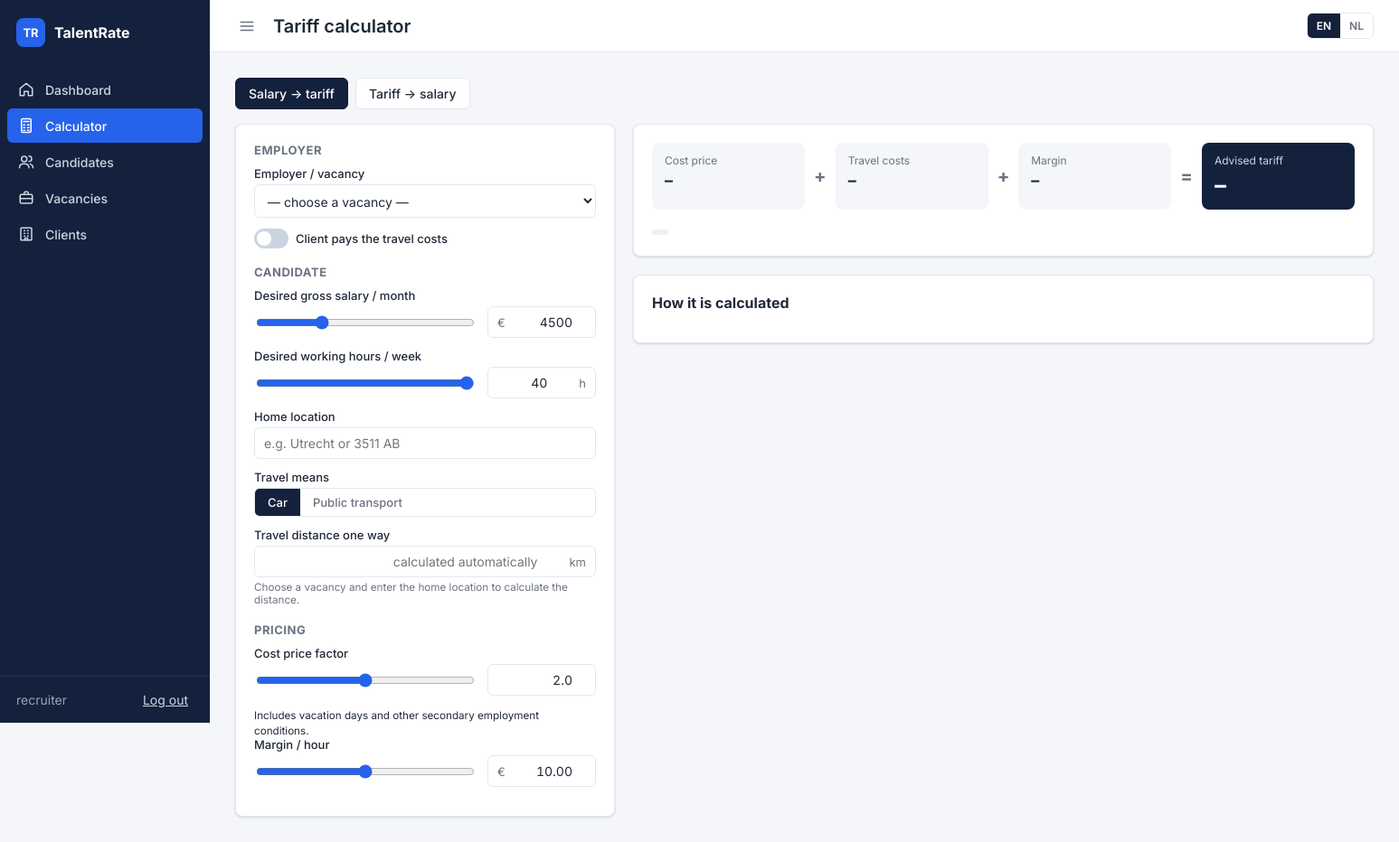
The app's page /calculator/?candidate=60 (signed in), older data.
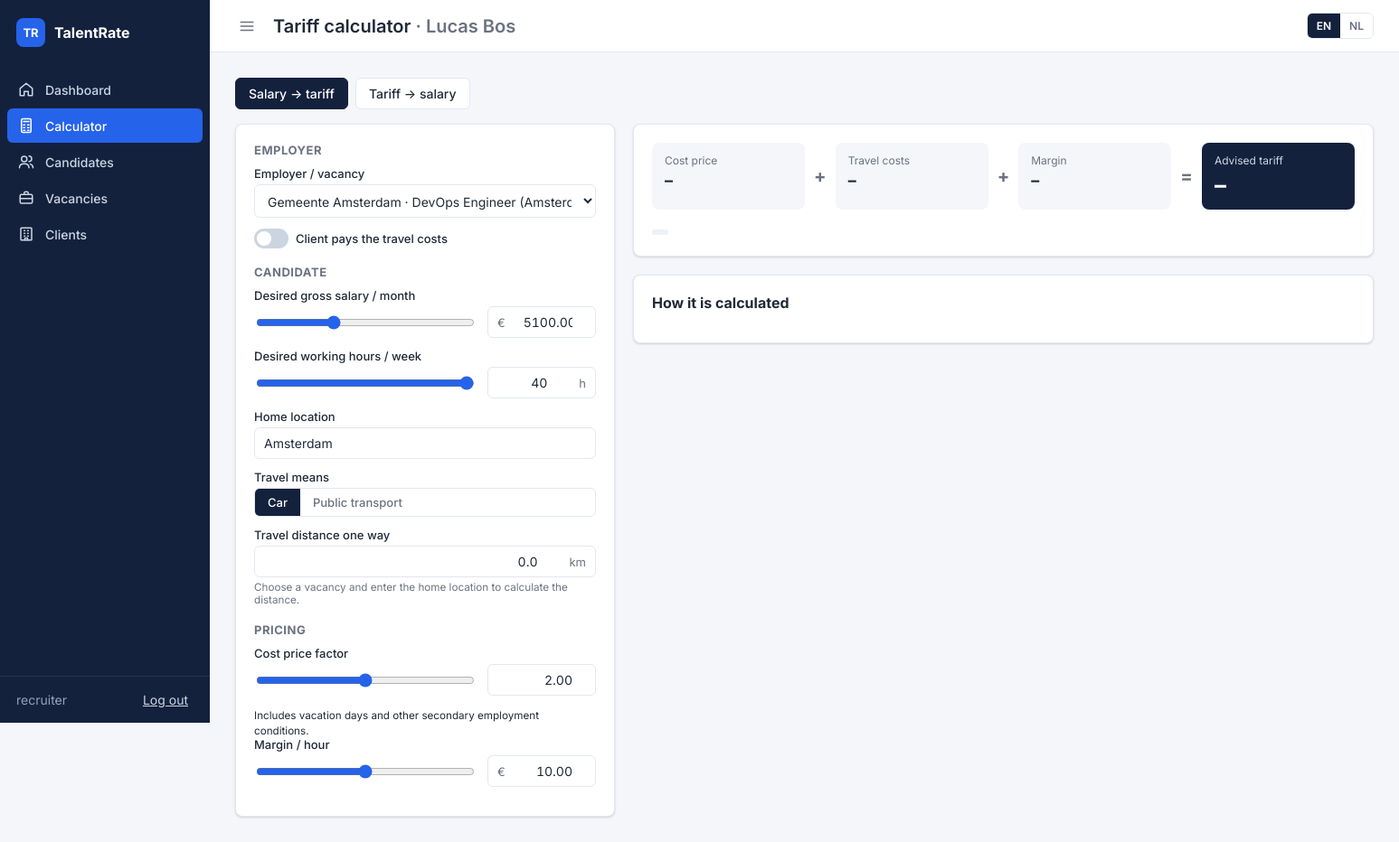
The same page, newer data.
### candidates/models.py (models this page shows, shortened)
class Candidate(models.Model):
    class Status(models.TextChoices):
        INTAKE = "intake", _("Intake")
        AVAILABLE = "available", _("Available")
        PROPOSED = "proposed", _("Proposed")
        PLACED = "placed", _("Placed")
        INACTIVE = "inactive", _("Inactive")
    class Transport(models.TextChoices):
        CAR = "car", _("Car")
        OV = "ov", _("Public transport")
    first_name = models.CharField(_("first name"), max_length=100)
    last_name = models.CharField(_("last name"), max_length=100)
    email = models.EmailField(_("email"), blank=True)
    phone = models.CharField(_("phone"), max_length=30, blank=True)
    city = models.CharField(_("home location"), max_length=150, blank=True,
                            help_text=_("City, postcode or address, used to calculate travel distance"))
    desired_role = models.CharField(_("desired role"), max_length=150, blank=True)
    status = models.CharField(_("status"), max_length=20, choices=Status.choices, default=Status.INTAKE)
    expected_salary_month = models.DecimalField(_("desired gross salary / month (€)"), max_digits=8, decimal_places=2)
    hours_per_week = models.PositiveSmallIntegerField(
        _("desired hours per week"), default=40, validators=[MinValueValidator(1), MaxValueValidator(60)]
    )
    travel_distance_km = models.DecimalField(
        _("travel distance one way (km)"), max_digits=6, decimal_places=1, null=True, blank=True,
        help_text=_("Calculated automatically from the home location and the vacancy location"),
    )
    transport_type = models.CharField(_("travel means"), max_length=10, choices=Transport.choices, default=Transport.CAR)
    remote_days_per_week = models.PositiveSmallIntegerField(
        _("remote days / week"), default=0, validators=[MaxValueValidator(5)],
        help_text=_("Used for matching only"),
    )
    cost_factor = models.DecimalField(_("cost price factor"), max_digits=4, decimal_places=2, default=Decimal("2.00"))
    margin_per_hour = models.DecimalField(
        _("margin / hour (€)"), max_digits=6, decimal_places=2, default=Decimal("10.00"),
        validators=[MinValueValidator(Decimal("5")), MaxValueValidator(Decimal("15"))],
    )
    proposed_rate = models.DecimalField(
        _("proposed tariff / hour (€)"), max_digits=7, decimal_places=2, null=True, blank=True,
        help_text=_("Leave empty to use the advised tariff."),
    )
    vacancy = models.ForeignKey(
        "clients.Vacancy", on_delete=models.SET_NULL, null=True, blank=True,
        related_name="candidates", verbose_name=_("vacancy"),
    )
    notes = models.TextField(_("notes"), blank=True)
    created_at = models.DateTimeField(auto_now_add=True)
    updated_at = models.DateTimeField(auto_now=True)
    PRICING_FIELD_MAP = {
        "salary_month": "expected_salary_month",
        "hours_per_week": "hours_per_week",
        "cost_factor": "cost_factor",
        "margin": "margin_per_hour",
        "travel_distance_km": "travel_distance_km",
        "transport_type": "transport_type",
    }
    class Meta:
        ordering = ["-created_at"]
        verbose_name = _("candidate")
        verbose_name_plural = _("candidates")
    @property
    def full_name(self):
        return f"{self.first_name} {self.last_name}".strip()

### pricing/views.py (the view)
# urls.py: path("calculator/", views.calculator, name="calculator"),
def calculator(request):
    vacancies = Vacancy.objects.filter(is_open=True).select_related("client")
    initial = _initial_from_candidate(request.GET.get("candidate")) if request.GET.get("candidate") else {}
    i18n = {
        "status": {
            "ok": _("Within the client's budget"),
            "too_low": _("More than 10% below the client's maximum: too cheap?"),
            "over": _("Over the client's budget"),
            "unknown": _("Choose a vacancy to compare with the client's budget"),
        },
        "room": _("Room: %(amount)s / hour"),
        "distance_loading": _("Calculating distance…"),
        "distance_route": _("Route distance from %(from)s to %(to)s."),
        "distance_estimate": _("Estimated distance (route service unavailable)."),
        "distance_failed": _("Location not found: enter the distance yourself."),
        "distance_needed": _("Choose a vacancy and enter the home location to calculate the distance."),
        "paid_by_client": _("paid by client"),
        "unknown": _("unknown"),
    }
    return render(request, "pricing/calculator.html", {"vacancies": vacancies, "C": C, "i18n": i18n, "initial": initial})

### clients/models.py (called while the page is built)
    @property
    def location(self):
        return ", ".join(part for part in (self.address, self.city or self.client.city) if part)

### core/context_processors.py (called while the page is built)
def navigation(request):
    match = getattr(request, "resolver_match", None)
    current = match.view_name if match else ""
    return {
        "nav_items": [
            {"url_name": url_name, "label": label, "icon": icon, "active": current.startswith(prefix)}
            for url_name, label, icon, prefix in NAV_ITEMS
        ]
    }

### pricing/views.py (called while the page is built)
def _initial_from_candidate(candidate_id):
    candidate = Candidate.objects.select_related("vacancy").filter(pk=candidate_id).first()
    if not candidate:
        return {}
    return {
        "candidate": candidate,
        "vacancy_id": candidate.vacancy_id,
        "client_pays_travel": bool(candidate.vacancy and candidate.vacancy.client_pays_travel),
        "salary_month": candidate.expected_salary_month,
        "hours_per_week": candidate.hours_per_week,
        "home_location": candidate.city,
        "transport_type": candidate.transport_type,
        "travel_distance_km": candidate.travel_distance_km,
        "cost_factor": candidate.cost_factor,
        "margin": candidate.margin_per_hour,
    }

### pricing/templates/pricing/calculator.html (shortened to what this page needs)
{% extends "core/base.html" %}
{% load i18n static l10n %}
{% block heading %}{% trans "Tariff calculator" %}{% if initial.candidate %} <span class="muted">· {{ initial.candidate.full_name }}</span>{% endif %}{% endblock %}
{% block content %}
<div class="tabs" role="tablist">
    <button class="btn btn-secondary active" data-tab="forward">{% trans "Salary → tariff" %}</button>
    <button class="btn btn-secondary" data-tab="reverse">{% trans "Tariff → salary" %}</button>
</div>
<section class="calc-layout" data-panel="forward">
    <form class="card calc-form" id="forward-form" data-endpoint="{% url 'pricing:calculate' %}" data-distance-endpoint="{% url 'pricing:distance' %}" autocomplete="off">
        <h2>{% trans "Employer" %}</h2>
        <div class="field">
            <label for="id_vacancy">{% trans "Employer / vacancy" %}</label>
            <select name="vacancy_id" id="id_vacancy">
                <option value="">{% trans "— choose a vacancy —" %}</option>
                {% for v in vacancies %}
                    <option value="{{ v.pk }}"{% if v.pk == initial.vacancy_id %} selected{% endif %} data-location="{{ v.location }}" data-pays-travel="{{ v.client_pays_travel|yesno:'1,0' }}">
                        {{ v.client.name }} · {{ v.title }} ({{ v.location }}, max €{{ v.max_rate_per_hour }})
                    </option>
                {% endfor %}
            </select>
        </div>
        <div class="field field-check">
            <label for="id_client_pays_travel">{% trans "Client pays the travel costs" %}</label>
            <label class="switch"><input type="checkbox" id="id_client_pays_travel" name="client_pays_travel"{% if initial.client_pays_travel %} checked{% endif %}><span></span></label>
        </div>
        <h2>{% trans "Candidate" %}</h2>
        {% include "pricing/_slider.html" with name="salary_month" label=_("Desired gross salary / month") min=1500 max=12000 hard_max=50000 step=50 value=initial.salary_month|default:4500 unit_before="€" %}
        {% include "pricing/_slider.html" with name="hours_per_week" label=_("Desired working hours / week") min=8 max=40 hard_max=60 step=1 value=initial.hours_per_week|default:40 unit_after="h" %}
        <div class="field">
            <label for="id_home">{% trans "Home location" %}</label>
            <input type="text" id="id_home" name="home_location" value="{{ initial.home_location|default:'' }}" placeholder="{% trans 'e.g. Utrecht or 3511 AB' %}">
        </div>
        <div class="field">
            <label>{% trans "Travel means" %}</label>
            <div class="segmented">
                <label><input type="radio" name="transport_type" value="car"{% if initial.transport_type != "ov" %} checked{% endif %}><span>{% trans "Car" %}</span></label>
                <label><input type="radio" name="transport_type" value="ov"{% if initial.transport_type == "ov" %} checked{% endif %}><span>{% trans "Public transport" %}</span></label>
            </div>
        </div>
        <div class="field">
            <label for="id_travel_distance_km">{% trans "Travel distance one way" %}</label>
            <div class="number-input">
                <input type="number" id="id_travel_distance_km" name="travel_distance_km" value="{{ initial.travel_distance_km|default_if_none:''|unlocalize }}" min="0" step="0.1" placeholder="{% trans 'calculated automatically' %}">
                <span class="unit">km</span>
            </div>
            <small class="help" id="distance-status">{% trans "Choose a vacancy and enter the home location to calculate the distance." %}</small>
        </div>
        <h2>{% trans "Pricing" %}</h2>
        {% include "pricing/_slider.html" with name="cost_factor" label=_("Cost price factor") min=1.5 max=2.5 hard_max=5 step=0.05 value=initial.cost_factor|default:"2.0" %}
        <small class="help">{% trans "Includes vacation days and other secondary employment conditions." %}</small>
        {% include "pricing/_slider.html" with name="margin" label=_("Margin / hour") min=C.MIN_MARGIN max=C.MAX_MARGIN hard_max=C.MAX_MARGIN step=0.5 value=initial.margin|default:C.DEFAULT_MARGIN unit_before="€" %}
    </form>
    <div class="calc-result">
        <div class="card">
            <div class="summary-grid">
                <div class="summary-item"><span>{% trans "Cost price" %}</span><strong id="sum-cost">–</strong></div>
                <div class="summary-op">+</div>
                <div class="summary-item"><span>{% trans "Travel costs" %}</span><strong id="sum-travel">–</strong></div>
                <div class="summary-op">+</div>
                <div class="summary-item"><span>{% trans "Margin" %}</span><strong id="sum-margin">–</strong></div>
                <div class="summary-op">=</div>
                <div class="summary-item summary-total"><span>{% trans "Advised tariff" %}</span><strong id="sum-tariff">–</strong></div>
            </div>
            <p class="budget-line"><span class="badge" id="budget-badge"></span> </p>
        </div>
        <div class="card">
            <h2>{% trans "How it is calculated" %}</h2>
        </div>
    </div>
</section>
{% endblock %}

### core/templates/core/base.html (shortened to what this page needs)
{% load static i18n %}<!DOCTYPE html>
{% get_current_language as LANGUAGE_CODE %}
<html lang="{{ LANGUAGE_CODE }}">
<head>
    <link rel="stylesheet" href="https://cdn.datatables.net/2.3.4/css/dataTables.dataTables.css">
    <link rel="stylesheet" href="https://cdn.datatables.net/buttons/3.2.5/css/buttons.dataTables.css">
    <link rel="stylesheet" href="{% static 'core/css/app.css' %}">
</head>
<body>
<div class="app">
    <aside class="sidebar" id="sidebar">
        <a class="brand" href="{% url 'core:dashboard' %}">
            <span class="brand-mark">TR</span>
            <span class="brand-name">TalentRate</span>
        </a>
        <nav class="nav">
            {% for item in nav_items %}
                <a href="{% url item.url_name %}" class="nav-item{% if item.active %} active{% endif %}">
                    {% include "core/_icon.html" with name=item.icon %}
                    <span>{{ item.label }}</span>
                </a>
            {% endfor %}
        </nav>
        <div class="sidebar-footer">
            <span class="muted">{{ request.user.get_username }}</span>
            <form method="post" action="{% url 'logout' %}">
                <button type="submit" class="link-button">{% trans "Log out" %}</button>
            </form>
        </div>
    </aside>
    <div class="main">
        <header class="topbar">
            <button class="icon-button" id="sidebar-toggle" aria-label="{% trans 'Toggle menu' %}">
                {% include "core/_icon.html" with name="menu" %}
            </button>
            <h1 class="page-title">{% block heading %}{% endblock %}</h1>
            <div class="topbar-actions">
                <form action="{% url 'set_language' %}" method="post" class="lang-switch">
                    {% get_available_languages as LANGUAGES %}
                    {% for code, name in LANGUAGES %}
                        <button type="submit" name="language" value="{{ code }}"
                                class="{% if code == LANGUAGE_CODE %}active{% endif %}">{{ code|upper }}</button>
                    {% endfor %}
                </form>
            </div>
        </header>
        <main class="content">
            {% block content %}{% endblock %}
        </main>
    </div>
</div>
    {% trans "Actions" as t_actions %}{% trans "Could not load the form." as t_load %}{% trans "Something went wrong. Please try again." as t_error %}
</body>
</html>

### core/templates/core/_icon.html
<svg class="icon" viewBox="0 0 24 24" width="18" height="18" fill="none" stroke="currentColor" stroke-width="2" stroke-linecap="round" stroke-linejoin="round" aria-hidden="true">
{% if name == "home" %}<path d="M3 10.5 12 3l9 7.5V21h-6v-6H9v6H3z"/>
{% elif name == "calc" %}<rect x="5" y="2" width="14" height="20" rx="2"/><path d="M8 6h8M8 11h2M14 11h2M8 15h2M14 15h2M8 19h2M14 19h2"/>
{% elif name == "users" %}<circle cx="9" cy="8" r="4"/><path d="M2 21c0-4 3-6 7-6s7 2 7 6M16 3.5a4 4 0 0 1 0 8M22 21c0-3-2-5-4-5.5"/>
{% elif name == "briefcase" %}<rect x="3" y="7" width="18" height="13" rx="2"/><path d="M9 7V5a2 2 0 0 1 2-2h2a2 2 0 0 1 2 2v2M3 13h18"/>
{% elif name == "building" %}<rect x="4" y="3" width="16" height="18" rx="1"/><path d="M9 7h1M14 7h1M9 11h1M14 11h1M9 15h1M14 15h1M10 21v-3h4v3"/>
{% elif name == "menu" %}<path d="M3 6h18M3 12h18M3 18h18"/>
{% elif name == "plus" %}<path d="M12 5v14M5 12h14"/>
{% elif name == "spark" %}<path d="M12 3v4M12 17v4M3 12h4M17 12h4M6 6l2.5 2.5M15.5 15.5 18 18M6 18l2.5-2.5M15.5 8.5 18 6"/>
{% endif %}
</svg>

### pricing/templates/pricing/_slider.html
{% load l10n %}
{% localize off %}
<div class="field slider-field">
    <label for="id_{{ prefix }}{{ name }}">{{ label }}</label>
    <div class="slider-row">
        <input type="range" min="{{ min }}" max="{{ max }}" step="{{ step }}" value="{{ value }}" data-sync="id_{{ prefix }}{{ name }}" aria-hidden="true" tabindex="-1">
        <div class="number-input">
            {% if unit_before %}<span class="unit">{{ unit_before }}</span>{% endif %}
            <input type="number" id="id_{{ prefix }}{{ name }}" name="{{ name }}" min="{{ min }}" max="{{ hard_max|default:'' }}" step="{{ step }}" value="{{ value }}" inputmode="decimal">
            {% if unit_after %}<span class="unit">{{ unit_after }}</span>{% endif %}
        </div>
    </div>
</div>
{% endlocalize %}

Row changes from the older to the newer data that the page shows:
added Candidate: candidate.full_name "Lucas Bos", expected_salary_month "5100 2 10", salary_month "5100.00", home_location "Amsterdam", travel_distance_km "0.0", cost_factor "2.00", margin "10.00"
Text that changed along with them:
form field vacancy_id: "— choose a vacancy —" → "Gemeente Amsterdam · DevOps Engineer (Amsterdam, max €115.00)"
form field max: "4500 40 2 10" → "40"
form field salary_month: "4500" → (not shown)
form field cost_factor: "2.0" → (not shown)
form field margin: "10.00" → (not shown)
